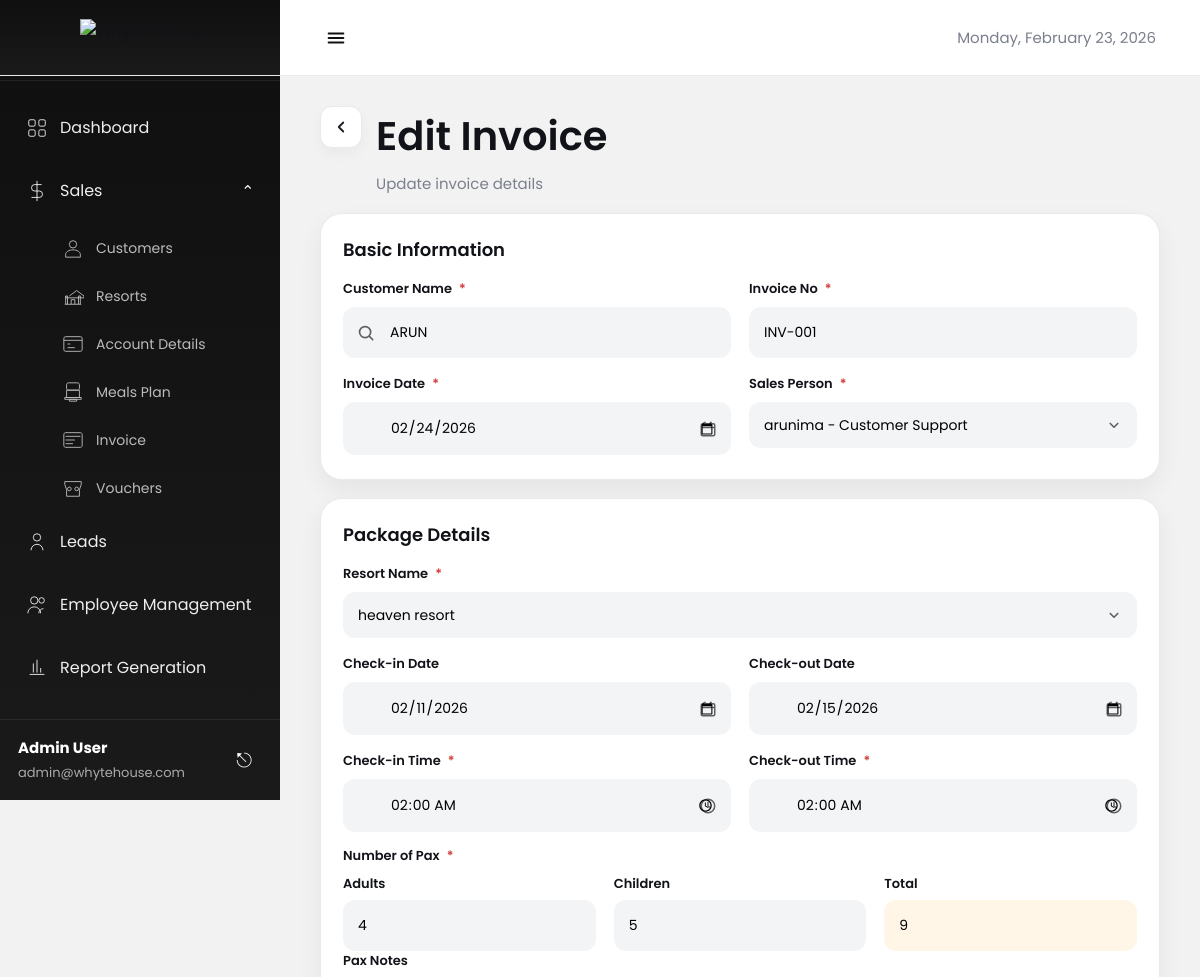
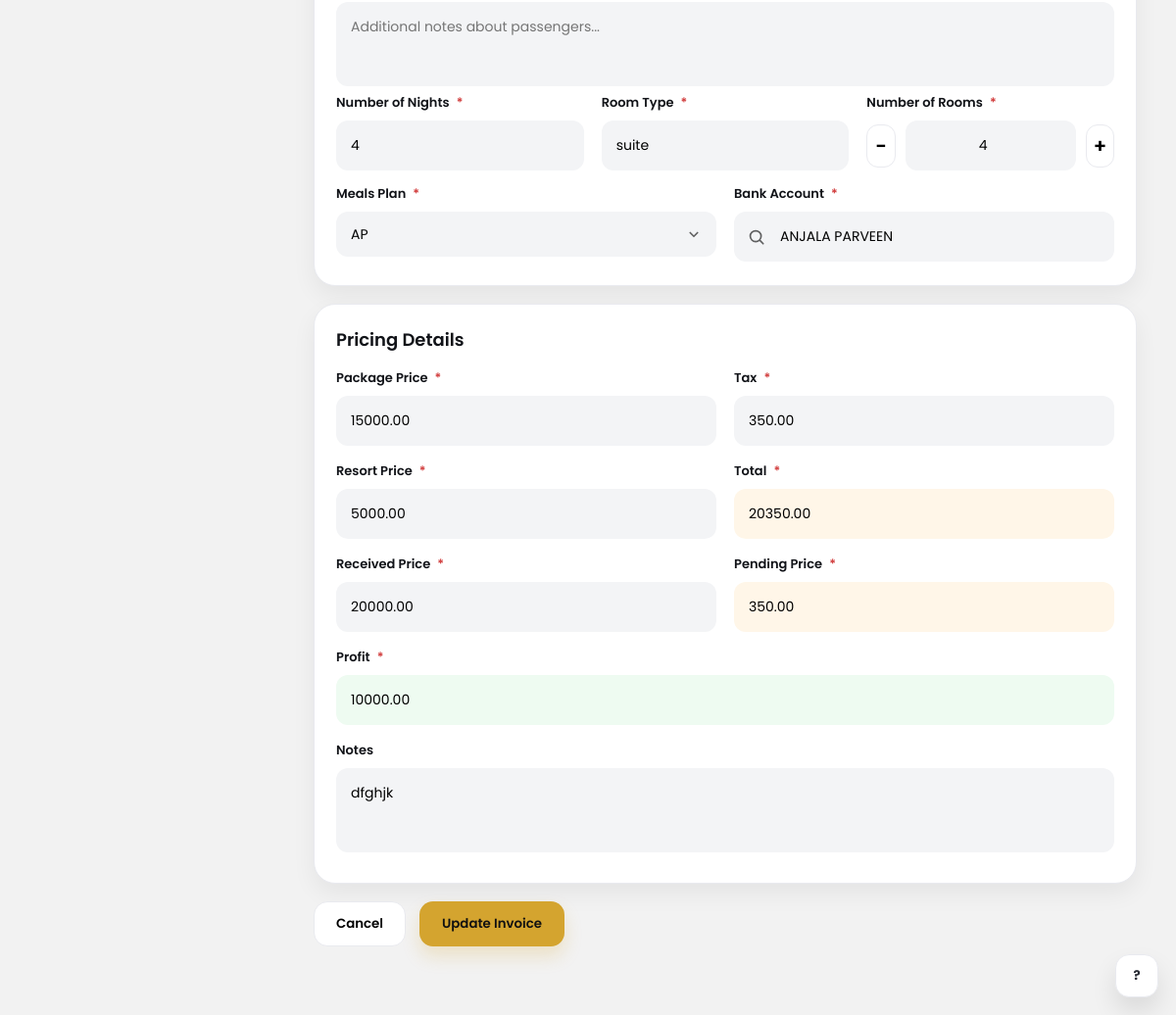
The page /sales/invoices/1/edit/ on the database its author committed (2 pictures, top to bottom).
### admin_panel/models.py (models this page shows, shortened)
class Invoice(models.Model):
    customer = models.ForeignKey(Customer, on_delete=models.CASCADE)
    invoice_no = models.CharField(max_length=50, unique=True)
    invoice_date = models.DateField()
    sales_person = models.ForeignKey(Employee, on_delete=models.SET_NULL, null=True)
    resort = models.ForeignKey(Resort, on_delete=models.SET_NULL, null=True)
    checkin_date = models.DateField(null=True, blank=True)
    checkout_date = models.DateField(null=True, blank=True)
    checkin_time = models.TimeField(null=True, blank=True)
    checkout_time = models.TimeField(null=True, blank=True)
    adults = models.IntegerField(default=0)
    children = models.IntegerField(default=0)
    pax_total = models.IntegerField(default=0)
    pax_notes = models.TextField(blank=True, null=True)
    nights = models.IntegerField(default=1)
    room_type = models.CharField(max_length=100, blank=True)
    rooms = models.IntegerField(default=1)
    meals_plan = models.CharField(max_length=50, blank=True)
    bank_account = models.ForeignKey(Account, on_delete=models.SET_NULL, null=True)
    package_price = models.DecimalField(max_digits=10, decimal_places=2, default=0)
    tax = models.DecimalField(max_digits=10, decimal_places=2, default=0)
    resort_price = models.DecimalField(max_digits=10, decimal_places=2, default=0)
    total = models.DecimalField(max_digits=10, decimal_places=2, default=0)
    received = models.DecimalField(max_digits=10, decimal_places=2, default=0)
    pending = models.DecimalField(max_digits=10, decimal_places=2, default=0)
    profit = models.DecimalField(max_digits=10, decimal_places=2, default=0)
    notes = models.TextField(blank=True, null=True)
    created_at = models.DateTimeField(auto_now_add=True)
    updated_at = models.DateTimeField(auto_now=True)
    class Meta:
        ordering = ['-created_at']

class Customer(models.Model):
    CUSTOMER_TYPE_CHOICES = [
        ('Individual', 'Individual'),
        ('Corporate', 'Corporate'),
        ('Government', 'Government'),
    ]
    SALUTATION_CHOICES = [
        ('Mr', 'Mr'),
        ('Mrs', 'Mrs'),
        ('Ms', 'Ms'),
        ('Dr', 'Dr'),
    ]
    customer_type = models.CharField(
        max_length=50,
        choices=CUSTOMER_TYPE_CHOICES,
        default='Individual'
    )
    salutation = models.CharField(max_length=10, blank=True, null=True)
    first_name = models.CharField(max_length=100)
    last_name = models.CharField(max_length=100, blank=True, null=True)
    display_name = models.CharField(max_length=255)
    place = models.CharField(max_length=255, blank=True, null=True)
    contact_number = models.CharField(max_length=20, unique=True)
    same_as_whatsapp = models.BooleanField(default=False)
    whatsapp_number = models.CharField(max_length=20, blank=True, null=True)
    work_number = models.CharField(max_length=20, blank=True, null=True)
    gst_number = models.CharField(max_length=15, blank=True, null=True)
    created_at = models.DateTimeField(auto_now_add=True)
    updated_at = models.DateTimeField(auto_now=True)
    class Meta:
        ordering = ['-created_at']

class Employee(models.Model):
    STATUS_CHOICES = (
        ('Active', 'Active'),
        ('Inactive', 'Inactive'),
        ('On Leave', 'On Leave'),
    )
    name = models.CharField(max_length=200)
    email = models.EmailField(unique=True)
    phone = models.CharField(max_length=15)
    role = models.CharField(max_length=100, blank=True)
    department = models.CharField(max_length=100, blank=True)
    join_date = models.DateField(null=True, blank=True)
    salary = models.DecimalField(max_digits=10, decimal_places=2, null=True, blank=True)
    status = models.CharField(max_length=20, choices=STATUS_CHOICES, default='Active')
    profile_picture = models.ImageField(upload_to='employee/', null=True, blank=True)
    created_at = models.DateTimeField(auto_now_add=True)
    updated_at = models.DateTimeField(auto_now=True)
    class Meta:
        ordering = ['-created_at']

class Resort(models.Model):
    RESORT_STATUS_CHOICES = [
        ('Active', 'Active'),
        ('Inactive', 'Inactive'),
    ]
    resort_name = models.CharField(max_length=255, unique=True)
    location = models.CharField(max_length=255)
    contact_person = models.CharField(max_length=100, blank=True, null=True)
    contact_number = models.CharField(max_length=20, blank=True, null=True)
    email = models.EmailField(blank=True, null=True)
    address = models.TextField(blank=True, null=True)
    status = models.CharField(
        max_length=20,
        choices=RESORT_STATUS_CHOICES,
        default='Active'
    )
    created_at = models.DateTimeField(auto_now_add=True)
    updated_at = models.DateTimeField(auto_now=True)
    class Meta:
        ordering = ['-created_at']

class Account(models.Model):
    ACCOUNT_TYPE_CHOICES = [
        ('savings', 'Savings'),
        ('current', 'Current'),
        ('checking', 'Checking'),
    ]
    account_name = models.CharField(max_length=255)
    account_number = models.CharField(max_length=50, unique=True)
    bank_name = models.CharField(max_length=255)
    ifsc_code = models.CharField(max_length=11)
    account_type = models.CharField(
        max_length=20,
        choices=ACCOUNT_TYPE_CHOICES,
        default='current'
    )
    created_at = models.DateTimeField(auto_now_add=True)
    updated_at = models.DateTimeField(auto_now=True)
    class Meta:
        ordering = ['-created_at']

### admin_panel/views.py (the view, shortened to what this page needs)
# urls.py: path('invoices/<int:invoice_id>/edit/', views.edit_invoice, name='edit_invoice'),
def edit_invoice(request, invoice_id):
    customers = Customer.objects.all()
    resorts = Resort.objects.all()
    accounts = Account.objects.all()
    employees = Employee.objects.filter(status='Active')
    try:
        invoice = Invoice.objects.get(id=invoice_id)
    except Invoice.DoesNotExist:
        messages.error(request, "Invoice not found.")
        return redirect("sales:invoice_list")
    return render(request, "admin/sales/invoice/edit_invoice.html", {"invoice": invoice, "customers": customers, "resorts": resorts, "accounts": accounts, "employees": employees})

### templates/admin/sales/invoice/edit_invoice.html (shortened to what this page needs)
{% load static %}
<!DOCTYPE html>
<html lang="en">
<head>
</head>
<body>
  {% include "admin/header.html" %}
  {% include "admin/sidebar.html" %}
  <main class="main">
    <div class="header">
      <button class="back-btn" type="button" onclick="history.back()" aria-label="Back">
        <svg width="18" height="18" viewBox="0 0 24 24" fill="none">
          <path d="M15 18L9 12L15 6" stroke="#1a1d24" stroke-width="2.4" stroke-linecap="round" stroke-linejoin="round"/>
        </svg>
      </button>
      <div class="title">
        <h1>Edit Invoice</h1>
        <p>Update invoice details</p>
      </div>
    </div>
    <form method="post">
      <section class="card">
        <h3>Basic Information</h3>
        <div class="grid">
          <div class="field">
            <label>Customer Name <span class="req">*</span></label>
            <div class="icon-input" style="position:relative;">
              <input type="text" id="customerSearch" placeholder="Search customer..." autocomplete="off" style="padding-left:46px;" value="{{ invoice.customer.display_name }}">
            </div>
          </div>
          <div class="field">
            <label>Invoice No <span class="req">*</span></label>
            <input type="text" name="invoice_no" placeholder="INV-001" value="{{ invoice.invoice_no }}" required>
          </div>
          <div class="field">
            <label>Invoice Date <span class="req">*</span></label>
            <div class="icon-input">
              <input type="text" name="invoice_date" placeholder="mm/dd/yyyy" value="{{ invoice.invoice_date|date:'Y-m-d' }}" required>
            </div>
          </div>
          <div class="field">
            <label>Sales Person <span class="req">*</span></label>
            <div class="select-wrap">
              <select name="sales_person" required>
                {% for emp in employees %}
                <option value="{{ emp.id }}" {% if invoice.sales_person.id == emp.id %}selected{% endif %}>{{ emp.name }} - {{ emp.role }}</option>
                {% endfor %}
              </select>
            </div>
          </div>
        </div>
      </section>
      <section class="card">
        <h3>Package Details</h3>
        <div class="grid">
          <div class="field span-2">
            <label>Resort Name <span class="req">*</span></label>
            <div class="select-wrap">
              <select name="resort" required>
                {% for resort in resorts %}
                <option value="{{ resort.id }}" {% if invoice.resort.id == resort.id %}selected{% endif %}>{{ resort.resort_name }}</option>
                {% endfor %}
              </select>
            </div>
          </div>
          <div class="field">
            <label>Check-in Date</label>
            <div class="icon-input">
              <input type="text" name="checkin_date" placeholder="mm/dd/yyyy" value="{% if invoice.checkin_date %}{{ invoice.checkin_date|date:'Y-m-d' }}{% endif %}">
            </div>
          </div>
          <div class="field">
            <label>Check-out Date</label>
            <div class="icon-input">
              <input type="text" name="checkout_date" placeholder="mm/dd/yyyy" value="{% if invoice.checkout_date %}{{ invoice.checkout_date|date:'Y-m-d' }}{% endif %}">
            </div>
          </div>
          <div class="field">
            <label>Check-in Time <span class="req">*</span></label>
            <div class="icon-input">
              <input type="time" name="checkin_time" value="{{ invoice.checkin_time|time:'H:i' }}" required>
            </div>
          </div>
          <div class="field">
            <label>Check-out Time <span class="req">*</span></label>
            <div class="icon-input">
              <input type="time" name="checkout_time" value="{{ invoice.checkout_time|time:'H:i' }}" required>
            </div>
          </div>
        </div>
        <div style="height:14px"></div>
        <div class="field span-2">
          <label>Number of Pax <span class="req">*</span></label>
          <div class="grid-3">
            <div class="field" style="margin:0">
              <div class="pax-label">Adults</div>
              <input type="number" name="adults" value="{{ invoice.adults }}" min="0" required>
            </div>
            <div class="field" style="margin:0">
              <div class="pax-label">Children</div>
              <input type="number" name="children" value="{{ invoice.children }}" min="0" required>
            </div>
            <div class="field" style="margin:0">
              <div class="pax-label">Total</div>
              <input type="number" name="pax_total" value="{{ invoice.pax_total }}" class="readonly-warn" readonly>
            </div>
          </div>
        </div>
        <div class="field span-2">
          <label>Pax Notes</label>
          <textarea name="pax_notes" placeholder="Additional notes about passengers...">{{ invoice.pax_notes }}</textarea>
        </div>
        <div class="grid-3">
          <div class="field" style="margin:0">
            <label>Number of Nights <span class="req">*</span></label>
            <input type="number" name="nights" value="{{ invoice.nights }}" min="1" required>
          </div>
          <div class="field" style="margin:0">
            <label>Room Type <span class="req">*</span></label>
            <input type="text" name="room_type" placeholder="Deluxe, Suite, etc." value="{{ invoice.room_type }}" required>
          </div>
          <div class="field" style="margin:0">
            <label>Number of Rooms <span class="req">*</span></label>
            <div class="rooms">
              <button type="button" class="btn-mini">−</button>
              <input type="number" name="rooms" value="{{ invoice.rooms }}" min="1" style="text-align:center" required>
              <button type="button" class="btn-mini">+</button>
            </div>
          </div>
        </div>
        <div style="height:14px"></div>
        <div class="grid">
          <div class="field">
            <label>Meals Plan <span class="req">*</span></label>
            <div class="select-wrap">
              <select name="meals_plan" required>
                <option {% if invoice.meals_plan == 'AP' %}selected{% endif %}>AP</option>
              </select>
            </div>
          </div>
          <div class="field">
            <label>Bank Account <span class="req">*</span></label>
            <div class="icon-input" style="position:relative;">
              <input type="text" id="accountSearch" placeholder="Search bank account..." autocomplete="off" style="padding-left:46px;" value="{% if invoice.bank_account %}{{ invoice.bank_account.account_name }}{% endif %}">
            </div>
          </div>
        </div>
      </section>
      <section class="card">
        <h3>Pricing Details</h3>
        <div class="grid">
          <div class="field">
            <label>Package Price <span class="req">*</span></label>
            <input type="number" name="package_price" value="{{ invoice.package_price }}" min="0" required>
          </div>
          <div class="field">
            <label>Tax <span class="req">*</span></label>
            <input type="number" name="tax" value="{{ invoice.tax }}" min="0" required>
          </div>
          <div class="field">
            <label>Resort Price <span class="req">*</span></label>
            <input type="number" name="resort_price" value="{{ invoice.resort_price }}" min="0" required>
          </div>
          <div class="field">
            <label>Total <span class="req">*</span></label>
            <input type="number" name="total" value="{{ invoice.total }}" class="readonly-warn" readonly>
          </div>
          <div class="field">
            <label>Received Price <span class="req">*</span></label>
            <input type="number" name="received" value="{{ invoice.received }}" min="0" required>
          </div>
          <div class="field">
            <label>Pending Price <span class="req">*</span></label>
            <input type="number" name="pending" value="{{ invoice.pending }}" class="readonly-warn" readonly>
          </div>
          <div class="field span-2">
            <label>Profit <span class="req">*</span></label>
            <input type="number" name="profit" value="{{ invoice.profit }}" class="readonly-good" readonly>
          </div>
          <div class="field span-2">
            <label>Notes</label>
            <textarea name="notes" placeholder="Additional notes about the invoice...">{{ invoice.notes }}</textarea>
          </div>
        </div>
      </section>
      <div class="btn-row">
        <button type="button" class="btn" onclick="history.back()">Cancel</button>
        <button type="submit" class="btn primary">Update Invoice</button>
      </div>
    </form>
  </main>
  <button class="help-fab" type="button" aria-label="Help">
    <span>?</span>
  </button>
</body>
</html>

### rows shown on the page
Invoice: customer.display_name "ARUN", invoice_no "INV-001", invoice_date "02/24/2026", sales_person "arunima - Customer Support", resort "heaven resort", checkin_date "02/11/2026", checkout_date "02/15/2026", checkin_time "02:00", checkout_time "02:00", adults "4", children "5", pax_total "9", nights "4", room_type "suite", rooms "4", meals_plan "AP", bank_account.account_name "ANJALA PARVEEN", package_price "15000.00", tax "350.00", resort_price "5000.00", total "20350.00", received "20000.00", pending "350.00", profit "10000.00", notes "dfghjk"
